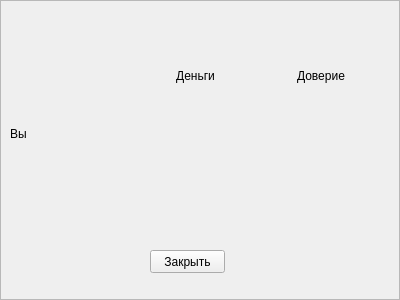
<?xml version="1.0" encoding="UTF-8"?>
<ui version="4.0">
 <class>Info</class>
 <widget class="QFrame" name="Info">
  <property name="geometry">
   <rect>
    <x>0</x>
    <y>0</y>
    <width>400</width>
    <height>300</height>
   </rect>
  </property>
  <property name="windowTitle">
   <string>Frame</string>
  </property>
  <property name="frameShape">
   <enum>QFrame::StyledPanel</enum>
  </property>
  <property name="frameShadow">
   <enum>QFrame::Raised</enum>
  </property>
  <widget class="QLabel" name="bg">
   <property name="geometry">
    <rect>
     <x>0</x>
     <y>0</y>
     <width>400</width>
     <height>300</height>
    </rect>
   </property>
   <property name="text">
    <string/>
   </property>
   <property name="pixmap">
    <pixmap resource="images.qrc">:/images/bg.jpg</pixmap>
   </property>
   <property name="scaledContents">
    <bool>true</bool>
   </property>
  </widget>
  <widget class="QPushButton" name="pushButton">
   <property name="geometry">
    <rect>
     <x>150</x>
     <y>250</y>
     <width>75</width>
     <height>23</height>
    </rect>
   </property>
   <property name="styleSheet">
    <string notr="true">border-image: url(:/images/btn_bottom.png) stretch;</string>
   </property>
   <property name="text">
    <string>Закрыть</string>
   </property>
  </widget>
  <widget class="QWidget" name="gridLayoutWidget">
   <property name="geometry">
    <rect>
     <x>10</x>
     <y>49</y>
     <width>371</width>
     <height>111</height>
    </rect>
   </property>
   <layout class="QGridLayout" name="gridLayout">
    <item row="0" column="1">
     <widget class="QLabel" name="label_3">
      <property name="text">
       <string>Деньги</string>
      </property>
      <property name="alignment">
       <set>Qt::AlignCenter</set>
      </property>
     </widget>
    </item>
    <item row="1" column="0">
     <widget class="QLabel" name="label">
      <property name="text">
       <string>Вы</string>
      </property>
     </widget>
    </item>
    <item row="0" column="0">
     <widget class="QLabel" name="label_2">
      <property name="text">
       <string/>
      </property>
     </widget>
    </item>
    <item row="1" column="1">
     <widget class="QLabel" name="money">
      <property name="text">
       <string/>
      </property>
     </widget>
    </item>
    <item row="0" column="2">
     <widget class="QLabel" name="label_5">
      <property name="text">
       <string>Доверие</string>
      </property>
      <property name="alignment">
       <set>Qt::AlignCenter</set>
      </property>
     </widget>
    </item>
    <item row="1" column="2">
     <widget class="QLabel" name="trust">
      <property name="text">
       <string/>
      </property>
     </widget>
    </item>
   </layout>
  </widget>
 </widget>
 <resources>
  <include location="images.qrc"/>
 </resources>
 <connections/>
</ui>
